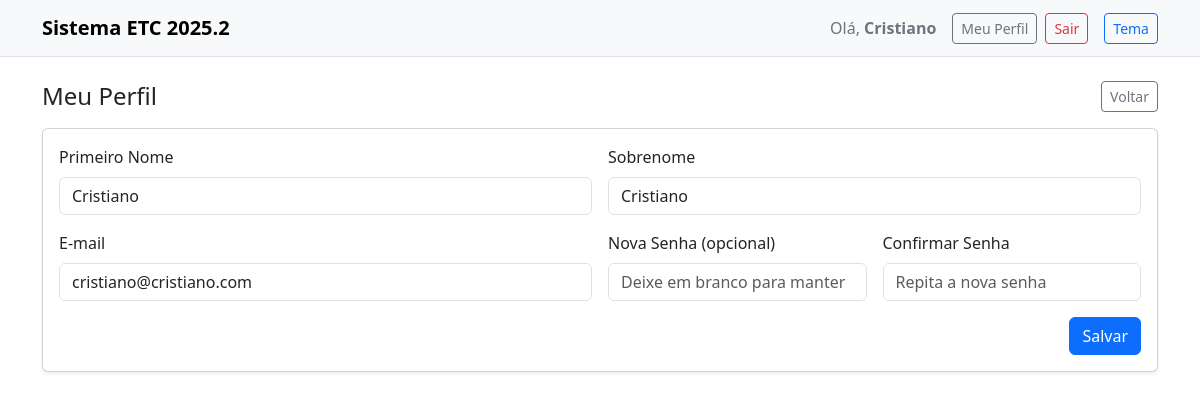
The app's page /profile.php (signed in) with its own data.
### tables this page shows
CREATE TABLE `users` (
  `id` int(11) NOT NULL,
  `first_name` varchar(100) NOT NULL,
  `last_name` varchar(100) NOT NULL,
  `email` varchar(190) NOT NULL,
  `password_hash` varchar(255) NOT NULL,
  `role` enum('admin','user') NOT NULL DEFAULT 'user',
  `created_at` timestamp NOT NULL DEFAULT current_timestamp()
);

### profile.php (the view, shortened to what this page needs)
<?php
require __DIR__ . '/config/db.php';
$userId = (int)$_SESSION['user_id'];
$stmt = $pdo->prepare('SELECT id, first_name, last_name, email FROM users WHERE id=?');
$stmt->execute([$userId]);
$user = $stmt->fetch();
include __DIR__ . '/partials/header.php';
?>
<div class="d-flex align-items-center justify-content-between mb-3">
  <h2 class="h4 mb-0">Meu Perfil</h2>
  <a class="btn btn-outline-secondary btn-sm" href="<?php echo $_SESSION['role']==='admin' ? 'admin.php' : 'user.php'; ?>">Voltar</a>
</div>
<form method="post" class="card shadow-sm p-3">
  <div class="row g-3">
    <div class="col-md-6">
      <label class="form-label">Primeiro Nome</label>
      <input type="text" name="first_name" class="form-control" value="<?php echo htmlspecialchars($user['first_name']); ?>" required>
    </div>
    <div class="col-md-6">
      <label class="form-label">Sobrenome</label>
      <input type="text" name="last_name" class="form-control" value="<?php echo htmlspecialchars($user['last_name']); ?>" required>
    </div>
    <div class="col-md-6">
      <label class="form-label">E-mail</label>
      <input type="email" name="email" class="form-control" value="<?php echo htmlspecialchars($user['email']); ?>" required>
    </div>
    <div class="col-md-3">
      <label class="form-label">Nova Senha (opcional)</label>
      <input type="password" name="password" class="form-control" placeholder="Deixe em branco para manter">
    </div>
    <div class="col-md-3">
      <label class="form-label">Confirmar Senha</label>
      <input type="password" name="password2" class="form-control" placeholder="Repita a nova senha">
    </div>
  </div>
  <div class="mt-3 text-end">
    <button class="btn btn-primary">Salvar</button>
  </div>
</form>
<?php include __DIR__ . '/partials/footer.php'; ?>

### records on screen
users: first_name "Cristiano", last_name "Cristiano", email "cristiano@cristiano.com"

### other values on screen
$userName "Cristiano"
